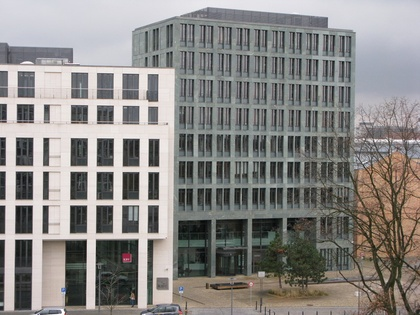
%> input picture Image Stitching using Projective Transformation (Homography)/1.jpg, 420 x 315 px, shrunk from 800 x 600 before the run
$ octave --eval "ex2;"   (GNU Octave 9; MATLAB toolbox functions it lacks are replaced by stand-ins)
%> lines starting %> are read from the running program, lines starting %| are printed output that depends on the picture
%% main function of exercise 2
function ex2
clear;

% initializing the matrix
p=ones(3,4,4);
x=ones(3,4,4);
T=zeros(3,3,4);

% transfer the images into the computer
img1=imread('1.jpg');
%> img1 is the input picture: size 315x420x3 uint8; mean R, G, B 137.5, 135.3, 132.8
img2=imread('2.jpg');
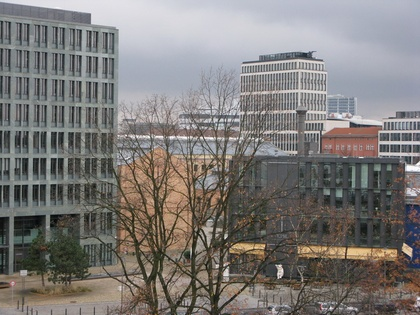
%> input picture Image Stitching using Projective Transformation (Homography)/2.jpg, 420 x 315 px, shrunk from 800 x 600 before the run
%> img2 is the input picture: size 315x420x3 uint8; mean R, G, B 125.4, 122.3, 120
img3=imread('3.jpg');
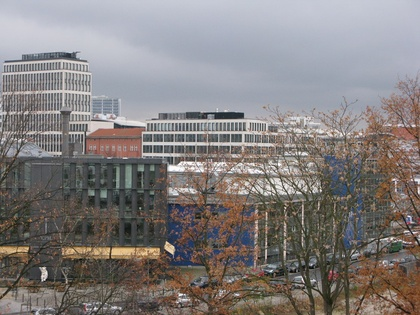
%> input picture Image Stitching using Projective Transformation (Homography)/3.jpg, 420 x 315 px, shrunk from 800 x 600 before the run
%> img3 is the input picture: size 315x420x3 uint8; mean R, G, B 131, 126.4, 125.4

% plot the images on the screen
subplot(2,1,1),imshow(img1);
subplot(2,1,2),imshow(img2);

% get four corresponding image points by hand between the first two image
for j=1:4
    for i=1:2
%> (the run ends here)
